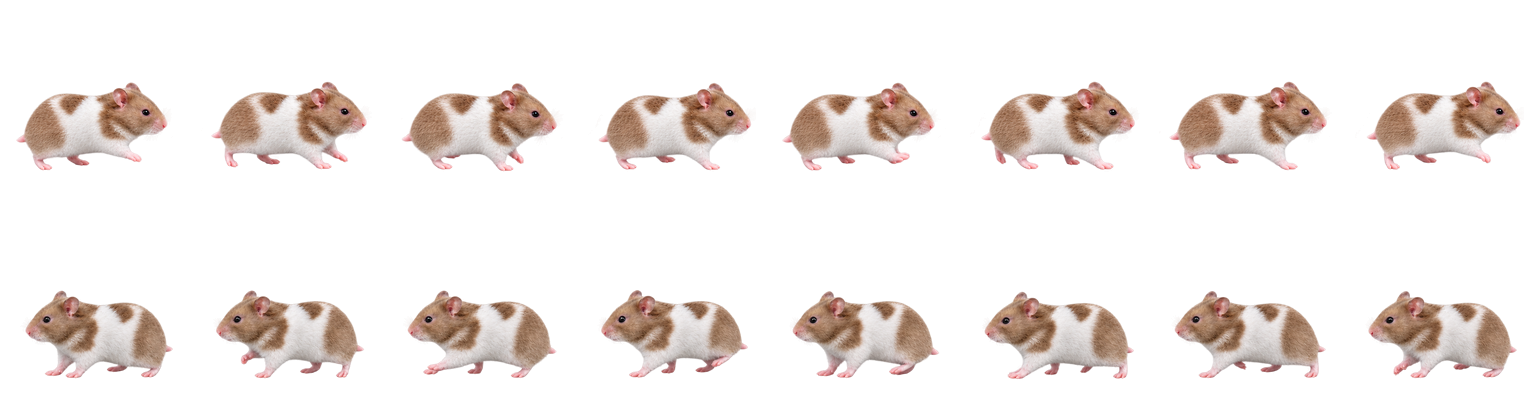
#> input picture pet-art/walk-rollback-20261023/source/previous-walk-rows.png, 1536 x 416 px; its folder holds only this picture in this run
$ python mirror_sprite_frames.py --input-dir ../pet-art/walk-rollback-20261023/source --output-dir out
#> lines starting #> are read from the running program, lines starting #| are printed output that depends on the picture
#!/usr/bin/env python3
"""Create deterministic horizontal mirrors of transparent sprite frames."""

from __future__ import annotations

import argparse
import hashlib
import json
from pathlib import Path

from PIL import Image, ImageOps


def parse_args() -> argparse.Namespace:
    parser = argparse.ArgumentParser()
    parser.add_argument("--input-dir", type=Path, required=True)
    parser.add_argument("--output-dir", type=Path, required=True)
    parser.add_argument("--manifest", type=Path)
    return parser.parse_args()


def sha256(path: Path) -> str:
    digest = hashlib.sha256()
    with path.open("rb") as stream:
        for chunk in iter(lambda: stream.read(1024 * 1024), b""):
            digest.update(chunk)
    return digest.hexdigest().upper()


def main() -> int:
    args = parse_args()
    if not args.input_dir.is_dir():
        raise SystemExit(f"Input directory does not exist: {args.input_dir}")

    sources = sorted(args.input_dir.glob("*.png"))
    if not sources:
        raise SystemExit(f"No PNG frames found in {args.input_dir}")

    args.output_dir.mkdir(parents=True, exist_ok=True)
    records: list[dict[str, object]] = []
    for source in sources:
        with Image.open(source) as opened:
#> opened is the input picture: PIL image 1536x416 RGBA; mean R, G, B, A 39.3, 33.1, 30.3, 50.3
            frame = opened.convert("RGBA")
        mirrored = ImageOps.mirror(frame)
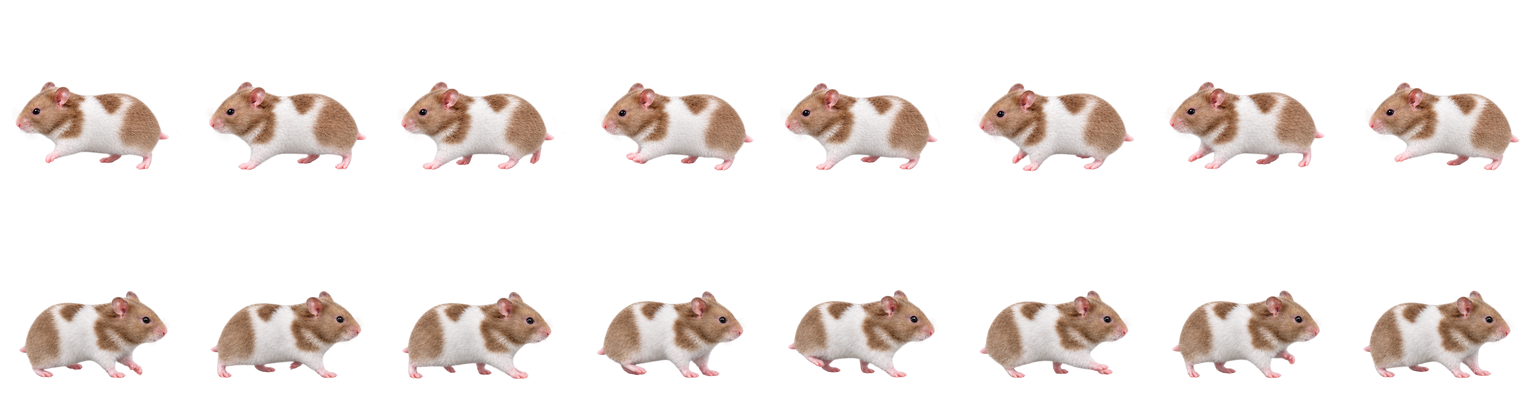
#> mirrored: PIL image 1536x416 RGBA; mean R, G, B, A 39.3, 33.1, 30.3, 50.3; transparent parts drawn white
        destination = args.output_dir / source.name
        mirrored.save(destination, optimize=True)
        records.append({
            "source": str(source.resolve()),
            "output": str(destination.resolve()),
            "size": list(frame.size),
            "source_sha256": sha256(source),
            "output_sha256": sha256(destination),
        })

    manifest = {
        "operation": "horizontal-mirror",
        "input_dir": str(args.input_dir.resolve()),
        "output_dir": str(args.output_dir.resolve()),
        "frame_count": len(records),
        "frames": records,
    }
    if args.manifest:
        args.manifest.parent.mkdir(parents=True, exist_ok=True)
        args.manifest.write_text(json.dumps(manifest, indent=2), encoding="utf-8")
    print(json.dumps(manifest, indent=2))
#| {
#|   "operation": "horizontal-mirror",
#|   "input_dir": "pet-art/walk-rollback-20261023/source",
#|   "output_dir": "tools/out",
#|   "frame_count": 1,
#|   "frames": [
#|     {
#|       "source": "pet-art/walk-rollback-20261023/source/previous-walk-rows.png",
#|       "output": "tools/out/previous-walk-rows.png",
#|       "size": [
#|         1536,
#|         416
#> (further printed lines are left out)
    return 0


if __name__ == "__main__":
    raise SystemExit(main())
#> (the program exits here)
